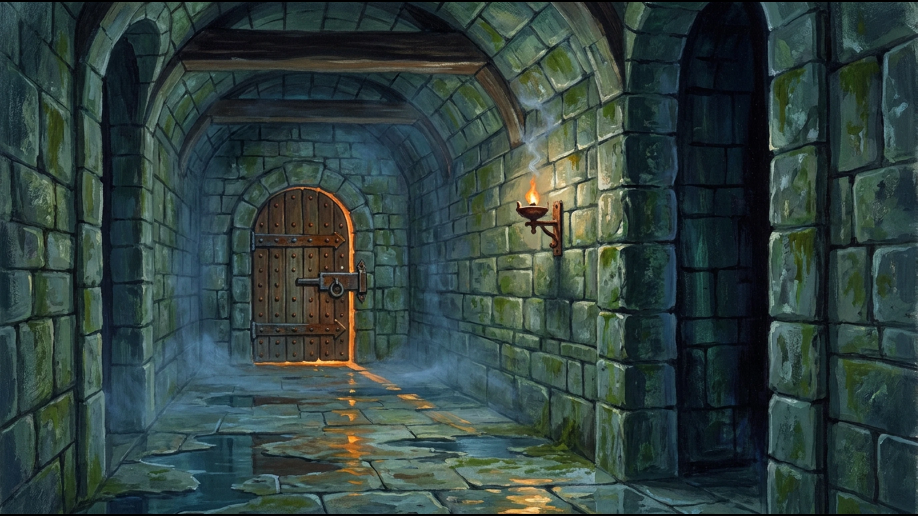
#> input picture Arts/brine-corridor-door.webp, 2752 x 1548 px (shown at 1/3 size)
$ python style_meter.py ../../../../../Arts/brine-corridor-door.webp ../../../../../Arts/brine-interrogation-chair.webp
#> lines starting #> are read from the running program, lines starting #| are printed output that depends on the picture; after the words box and inside, x2 and y2 are one past the last pixel; in counts of white or black regions, pixels touching at a corner belong together
# -*- coding: utf-8 -*-
"""Стилевой измеритель кадра: насколько он «набросок на бумаге», а насколько «картинка».
Три числа по области листа (без белого поля):
  paper  — доля листа, оставшаяся голой бумагой (цвет близок к тону пергамента)
  ink    — доля пикселей с резким перепадом яркости (плотность штриха и деталей)
  colour — средняя насыщенность закрашенной (не бумажной) части
usage: style_meter.py <папка-эталон> <папка-или-список n_*.txt>"""
import sys, glob, os
import numpy as np
from PIL import Image
from scipy import ndimage

def measure(path):
    im = Image.open(path).convert("RGB"); im.thumbnail((640, 640))
#> in measure, im is the input picture: PIL image 2752x1548 RGB; mean R, G, B 48.5, 65.8, 62.9
    rgb = np.asarray(im).astype(np.float32)
    white = (rgb.min(2) >= 242) & ((rgb.max(2) - rgb.min(2)) <= 10)
#> white: shape (360, 640) bool; every value is 0
    lab, _ = ndimage.label(white)
#> lab: shape (360, 640) int32; every value is 0
    edge = np.unique(np.concatenate([lab[0], lab[-1], lab[:, 0], lab[:, -1]])); edge = edge[edge != 0]
#> after `edge = np.unique(np.concatenate([lab[0], lab[-1], lab[:, 0], lab[:, -1`: edge = [0]
#> after `edge = edge[edge != 0]`: edge = empty array
    sheet = ~np.isin(lab, edge)
#> sheet: shape (360, 640) bool; every value is 1
    sheet = ndimage.binary_erosion(sheet, iterations=6)          # без рваной кромки
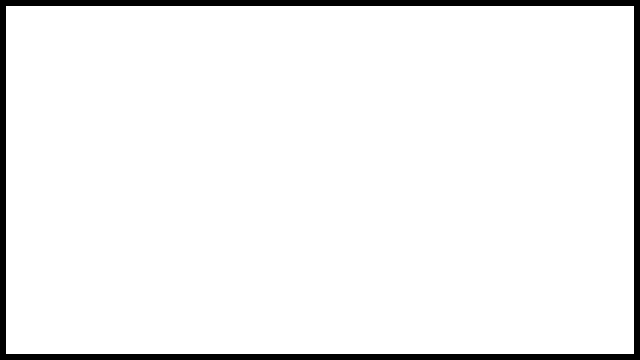
#> sheet: shape (360, 640) bool; 94.9% white; 1 black region, box (x1, y1, x2, y2) and area: (0, 0, 640, 360) 11856
    if sheet.mean() < 0.2: sheet = np.ones(sheet.shape, bool)
    hsv = np.asarray(im.convert("HSV")).astype(np.float32) / 255
    # тон бумаги = самый частый светлый цвет листа
    lum = rgb.mean(2)
    light = sheet & (lum > np.percentile(lum[sheet], 60))
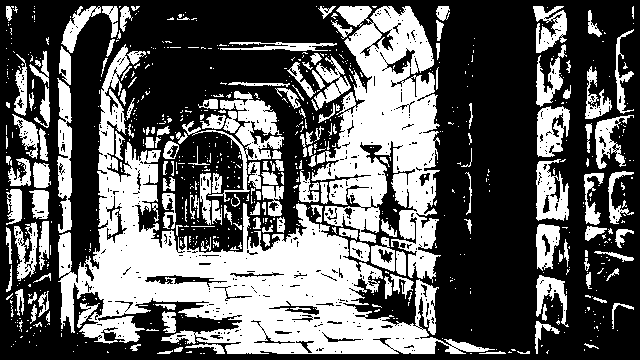
#> light: shape (360, 640) bool; 37.6% white; 769 white regions (598 under 20 px), largest, box (x1, y1, x2, y2) and area: (58, 44, 495, 354) 34729, (311, 6, 441, 283) 18319, (182, 91, 284, 202) 2382
    tone = np.median(rgb[light], axis=0)
#> tone = [71, 95, 89]
    dist = np.sqrt(((rgb - tone) ** 2).sum(2))
    paper = (dist < 26) & sheet
#> paper: shape (360, 640) bool; 18.3% white; 1570 white regions (1308 under 20 px), largest, box (x1, y1, x2, y2) and area: (95, 154, 360, 319) 7216, (370, 6, 434, 66) 976, (536, 161, 569, 221) 801
    g = ndimage.gaussian_filter(lum, 0.8)
    grad = np.hypot(ndimage.sobel(g, 0), ndimage.sobel(g, 1))
    ink = (grad > 60) & sheet
#> ink: shape (360, 640) bool; 24.4% white in thin lines or dots
    painted = sheet & ~paper
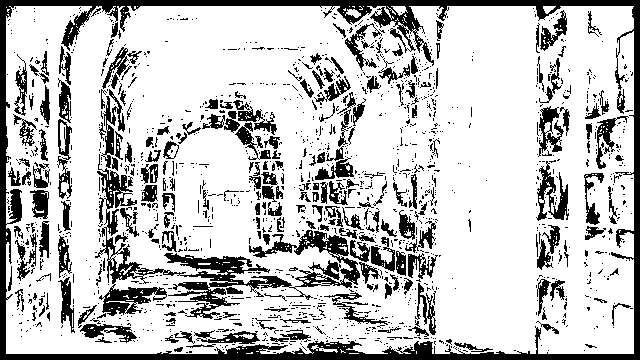
#> painted: shape (360, 640) bool; 76.5% white; 1520 black regions (1284 under 20 px), largest, box (x1, y1, x2, y2) and area: (0, 0, 640, 360) 16402, (95, 154, 360, 319) 7216, (536, 161, 569, 221) 801
    colour = hsv[..., 1][painted].mean() if painted.sum() > 50 else 0.0
#> colour = 0.42
    return paper.sum() / sheet.sum(), ink.sum() / sheet.sum(), float(colour)

def files(arg):
    if os.path.isdir(arg):
        ns = sorted(glob.glob(os.path.join(arg, "n_*.txt")))
        if ns:
            return [os.path.join(arg, open(n, encoding="utf-8").read().strip()) for n in ns]
        return [p for p in sorted(glob.glob(os.path.join(arg, "shot*.*"))) if p.lower().endswith((".png", ".jpg")) and "upscayl" not in p]
    return [arg]

if __name__ == "__main__":
    ref = [(os.path.basename(p), measure(p)) for p in files(sys.argv[1])]
    R = np.array([m for _, m in ref])
#> R = [[0.193, 0.257, 0.42]]
    lo, hi = np.percentile(R, 10, axis=0), np.percentile(R, 90, axis=0)
#> lo = [0.193, 0.257, 0.42]; hi = [0.193, 0.257, 0.42]
    print("ЭТАЛОН (%d кадров)  бумага %.2f [%.2f..%.2f]   штрих %.3f [%.3f..%.3f]   цвет %.2f [%.2f..%.2f]" % (
        len(R), np.median(R[:, 0]), lo[0], hi[0], np.median(R[:, 1]), lo[1], hi[1], np.median(R[:, 2]), lo[2], hi[2]))
#| ЭТАЛОН (1 кадров)  бумага 0.19 [0.19..0.19]   штрих 0.257 [0.257..0.257]   цвет 0.42 [0.42..0.42]
    rows = []
    for p in files(sys.argv[2]):
        if not os.path.exists(p): continue
        pa, ik, co = measure(p)
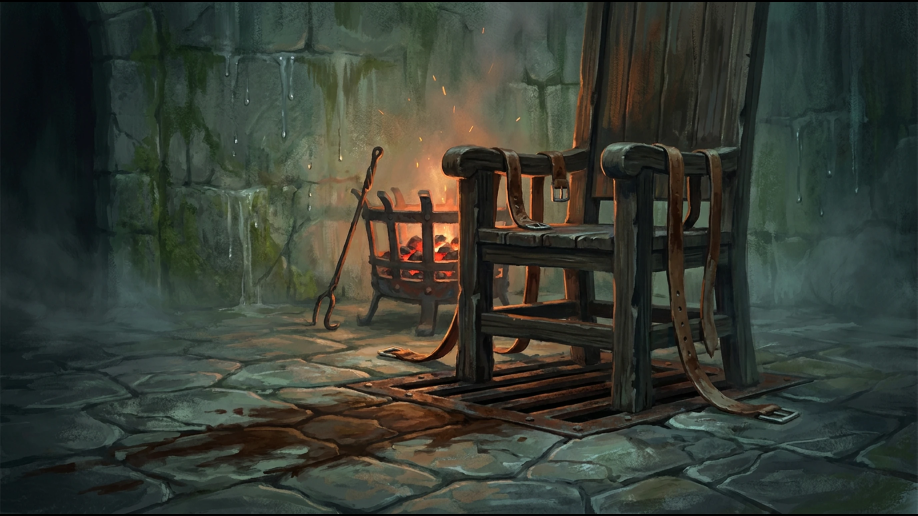
#> input picture Arts/brine-interrogation-chair.webp, 2752 x 1548 px (shown at 1/3 size)
#> in measure, im is the input picture: PIL image 2752x1548 RGB; mean R, G, B 55.1, 60.5, 51.4
#> in measure (call 2), `edge = np.unique(np.concatenate([lab[0], lab[-1], lab[:, 0], lab[:, -1`: edge = [0]
#> in measure (call 2), `edge = edge[edge != 0]`: edge = empty array
#> in measure (call 2), `light = sheet & (lum > np.percentile(lum[sheet], 60))`:
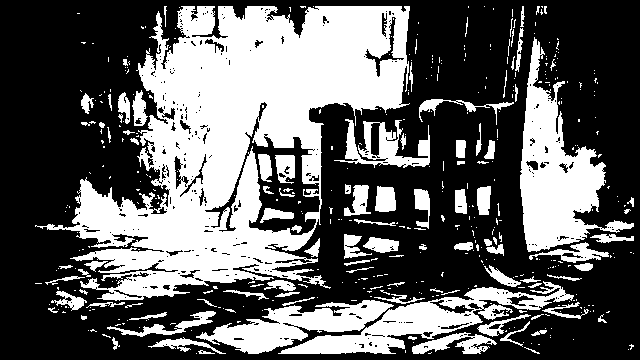
#> light: shape (360, 640) bool; 37.7% white; 446 white regions (343 under 20 px), largest, box (x1, y1, x2, y2) and area: (35, 6, 410, 301) 51074, (520, 37, 634, 252) 9333, (278, 281, 574, 354) 6047
#> in measure (call 2), `tone = np.median(rgb[light], axis=0)`: tone = [78, 89, 75]
#> in measure (call 2), `dist = np.sqrt(((rgb - tone) ** 2).sum(2))`:
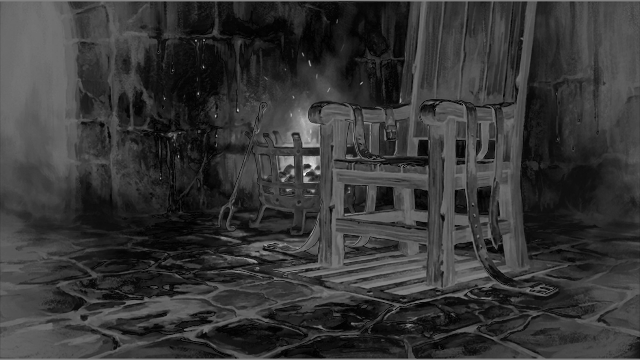
#> dist: shape (360, 640) float32; min 0, max 274.4, mean 59.2; drawn with min black and max white
#> in measure (call 2), `paper = (dist < 26) & sheet`: paper: shape (360, 640) bool; 19.2% white; 834 white regions (724 under 20 px), largest, box (x1, y1, x2, y2) and area: (75, 26, 237, 251) 11651, (204, 6, 391, 88) 7166, (520, 86, 601, 252) 5627
#> in measure (call 2), `ink = (grad > 60) & sheet`: ink: shape (360, 640) bool; 15.2% white; 620 white regions (488 under 20 px), largest, box (x1, y1, x2, y2) and area: (122, 6, 432, 296) 11253, (156, 221, 580, 354) 6051, (335, 183, 432, 232) 1470
#> in measure (call 2), `painted = sheet & ~paper`:
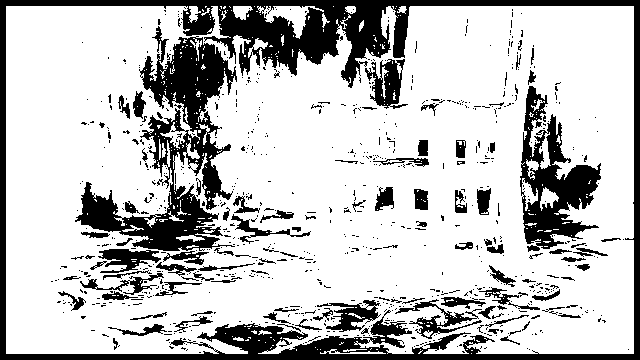
#> painted: shape (360, 640) bool; 75.7% white; 817 black regions (714 under 20 px), largest, box (x1, y1, x2, y2) and area: (0, 0, 640, 360) 24268, (75, 26, 237, 251) 11651, (520, 86, 601, 252) 5627
#> in measure (call 2), `colour = hsv[..., 1][painted].mean() if painted.sum() > 50 else 0.0`: colour = 0.319
#> pa = 0.202; ik = 0.161; co = 0.319
        flags = []
        if pa < R[:, 0].min(): flags.append("мало бумаги")
        if ik > R[:, 1].max(): flags.append("слишком плотный штрих")
        if co > R[:, 2].max(): flags.append("слишком цветной")
        # индекс «картинности»: 0 — как самый пустой кадр эталона, 1 — как самый плотный
        z = np.mean([(R[:, 0].max() - pa) / (np.ptp(R[:, 0]) + 1e-6), (ik - R[:, 1].min()) / (np.ptp(R[:, 1]) + 1e-6), (co - R[:, 2].min()) / (np.ptp(R[:, 2]) + 1e-6)])
#> z = -68542.7
        rows.append((z, os.path.basename(p), pa, ik, co, ", ".join(flags)))
    for z, n, pa, ik, co, fl in sorted(rows, reverse=True):
        print("%.2f  %-40s бумага %.2f  штрих %.3f  цвет %.2f  %s" % (z, n[:40], pa, ik, co, fl))
#> this loop made 1 pass
#> (z, n, pa, ik, co, fl) on pass 1: (-68542.7, 'brine-interrogation-chair.webp', 0.202, 0.161, 0.319, '')
#| -68542.73  brine-interrogation-chair.webp           бумага 0.20  штрих 0.161  цвет 0.32
    print("\nэталон по индексу:", " ".join("%s=%.2f" % (n[:18], np.mean([(R[:, 0].max() - m[0]) / (np.ptp(R[:, 0]) + 1e-6), (m[1] - R[:, 1].min()) / (np.ptp(R[:, 1]) + 1e-6), (m[2] - R[:, 2].min()) / (np.ptp(R[:, 2]) + 1e-6)])) for n, m in sorted(ref, key=lambda x: -x[1][1])[:6]))
#| эталон по индексу: brine-corridor-doo=0.00
